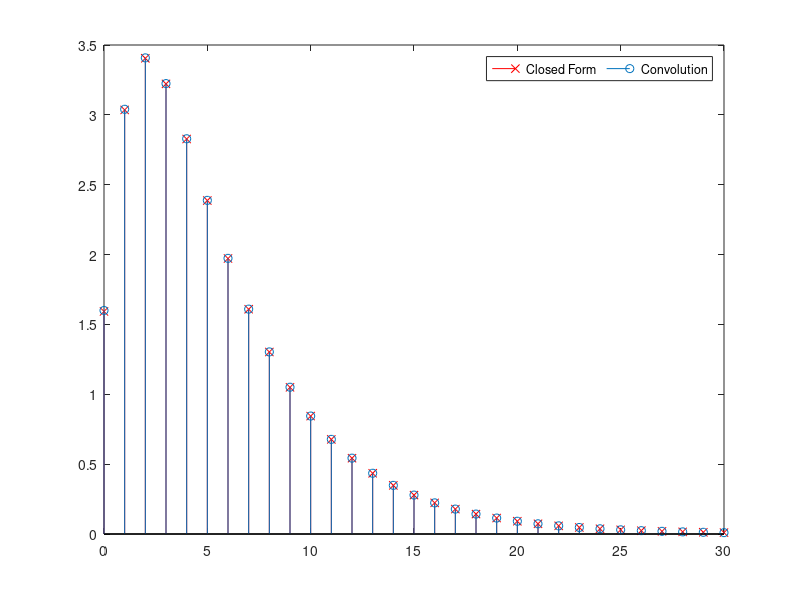

Write MATLAB code to recreate this figure.
x_Axis = [0:30];
index = [1:31];
y_Initial = zeros(1, 33);
h = zeros(1, 31);
x = [[0, 1], zeros(1,30)];
y_Output_Convolution = zeros(1, 31);
y_Output_ClosedForm = zeros(1, 31);

for i=1:31

  h(i) = (0.6 * y_Initial(i+1)) - (0.05 * y_Initial(i)) + (2 * x(i+1)) + x(i);
  y_Initial(i+2) = h(i);

  y_Output_ClosedForm(i) = (7.92 * power(0.8, x_Axis(i))) ...
                                       - (6.67 * power(0.5, x_Axis(i))) ...
                                       + (0.343 * power(0.1, x_Axis(i)));

  for j=1:i

    y_Output_Convolution(i) += (h(j) * (power(0.8, index(i+1-j))));

  endfor

endfor

legStr = {'Closed Form', 'Convolution'};
stem(x_Axis, y_Output_ClosedForm, 'rx');
hold on
stem(x_Axis, y_Output_Convolution);
legend(legStr, 'orientation', 'horizontal');

